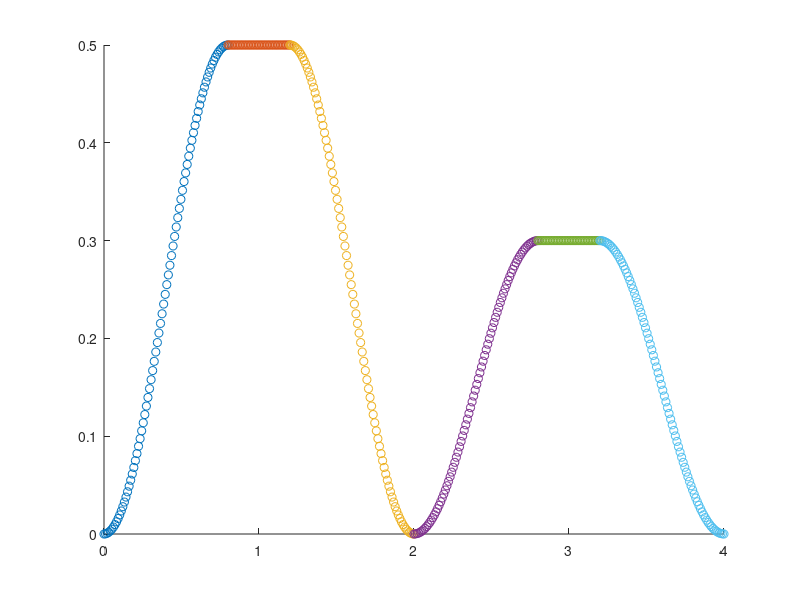

Source code (MATLAB): (Note: this script raises an error after producing the figure.)
close all

% TO CHANGE

T = 4; % Total duration
D1 = 0.4; % Grip deadtime
D2 = 0.4; % Release deatime
d1 = 0.8; % TO duration
d2 = 0.8; % TRANSITION 1 duration
d3 = 0.8; % TRANSITION 2 duration
d4 = 0.8; % RETURN duration
A1 = 0.5; % TO distance
A2 = 0.3; % Release distance

N = 400; % Number of 'POINTS'

filename = 'Profile_x';

% END TO CHANGE



% Calculate each section number of points
N1 = int16(N/T*d1);
N2 = int16(N/T*D1);
N3 = int16(N/T*d2);
N4 = int16(N/T*d3);
N5 = int16(N/T*D2);
N6 = N-N1-N2-N3-N4-N5;

% Determine end of phase 1 and 2 time
l1 = 0+d1;
l2 = l1+D1;
l3 = l2+d3;
l4 = l3+d4;
l5 = l4+D2;

% linearly spread space for all 3 phases
n1 = linspace(0,d1,N1);
n2 = linspace(l1,l2,N2);
n3 = linspace(l2,l3,N3);
n4 = linspace(l3,l4,N4);
n5 = linspace(l4,l5,N5);
n6 = linspace(l5,T,N6);

% Phase 1, reshape to fit 1xn
y1 = (-A1*cos(1/d1*pi*n1) + A1)/2;
y1 = reshape(y1, [N1,1]);

% Phase 2, only get 1st column
y2 = A1*ones(N2);
y2 = y2(:,1);

% Phase 3, reshape to fit 1xn
y3 = (A1*cos(1/d2*pi*(n3-l2)) + A1)/2;
y3 = reshape(y3, [N3,1]);

% Phase 4, reshape to fit 1xn
y4 = (-A2*cos(1/d3*pi*(n4-l3)) + A2)/2;
y4 = reshape(y4, [N4,1]);

% Phase 5, only get 1st column
y5 = A2*ones(N5);
y5 = y5(:,1);

% Phase 6, reshape to fit 1xn
y6 = (A2*cos(1/d4*pi*(n6-l5)) + A2)/2;
y6 = reshape(y6, [N6,1]);

% join x and y axis 
y = [y1; y2; y3; y4; y5; y6];
n = [reshape(n1, [N1,1]); reshape(n2, [N2,1]); reshape(n3, [N3,1]); reshape(n4, [N4,1]); reshape(n5, [N5,1]); reshape(n6, [N6,1])];
x_profile = [n y];

% Export
save(filename,'x_profile');

% Visualise plots
scatter(n1,y1);
hold on;
scatter(n2,y2);
scatter(n3,y3);
scatter(n4,y4);
scatter(n5,y5);
scatter(n6,y6);

scatter(grip_profile(:,1),grip_profile(:,2))
scatter(z_profile(:,1),z_profile(:,2))
scatter(y_profile(:,1),y_profile(:,2))


